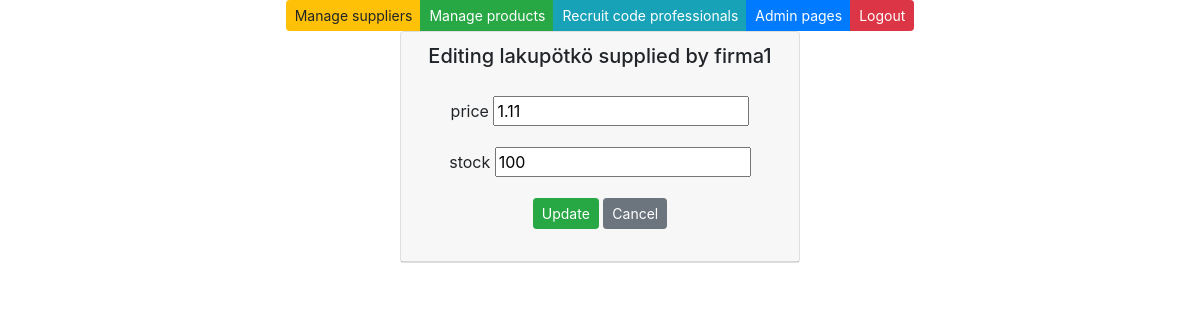
Screenshot of /edit-product-get/1/ with the database file from the repository.
### app/models.py (models this page shows, shortened)
class Product(models.Model):
    productname = models.CharField(max_length = 20, default = "laku")
    packagesize = models.CharField(max_length = 20, default = 3)
    unitprice = models.DecimalField(max_digits=8, decimal_places=2, default=1.00)
    unitsinstock = models.IntegerField(default = 3)
    supplier = models.ForeignKey(Supplier, on_delete=models.CASCADE)

class Supplier(models.Model):
    companyname = models.CharField(max_length = 50, default="firma")
    contactname = models.CharField(max_length = 50, default="firma")
    address = models.CharField(max_length = 100, default="firma")
    phone = models.CharField(max_length = 20, default="firma")
    email = models.CharField(max_length = 50, default="firma")
    country = models.CharField(max_length = 50, default="firma")

### app/views.py (the view)
# urls.py: path('edit-product-get/<int:id>/', edit_product_get),
def edit_product_get(request, id):
        product = Product.objects.get(id = id)
        context = {'product': product}
        return render (request,"edit_product.html",context)

### app/templates/edit_product.html (shortened to what this page needs)
{% extends 'index.html' %}
{% block content %}
<div class="card" style="width: 25rem;">
    <div class="card-header">
        <h5>Editing {{product.productname}} supplied by {{product.supplier.companyname}}</h5>
        <div class="card-body">
            <form method="post" action="/edit-product-post/{{product.id}}/">
                <div class="form-group">
                    <label>price</label>
                    <input type="number" step=".01" name="unitprice" value={{product.unitprice}}>
                </div>
                <div class="form-group">
                    <label>stock</label>
                    <input type="number" name="unitsinstock" value={{product.unitsinstock}}>
                </div>
                <input type="submit" value="Update" class="btn btn-success btn-sm">
                <input type="button" onclick="window.location.href='/products'" id="hide-btn"
                    class="btn btn-secondary btn-sm" value="Cancel">
            </form>
        </div>
    </div>
</div>
{% endblock %}

### rows the page displays
Product: productname "lakupötkö", supplier.companyname "firma1", unitprice "1.11", unitsinstock "100"
